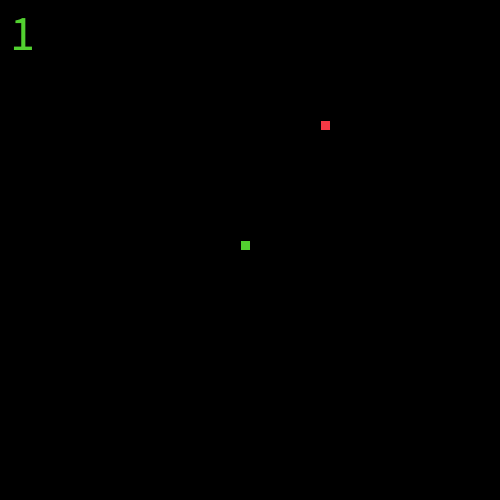
Frame 1 (no input)
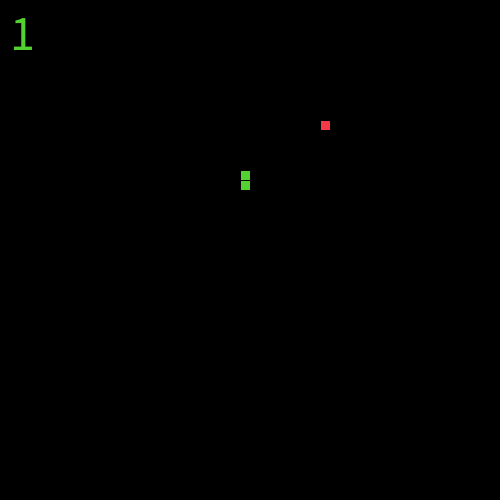
Frame 60 (the mouse pressed at the canvas centre just before this capture)
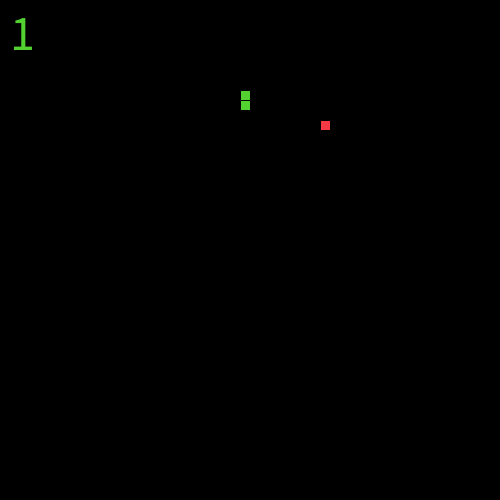
Frame 120 (the mouse held since frame 60 and released just before this capture)

The Processing sketch that drew these frames (run headless with seeded random() and noise(); from frame 60 on, the mouse is pressed at the canvas centre):

// Processing sketch: SnakeRecipe
// ── SnakeRecipe.pde

// 1. Follow the recipe instructions inside the Segment class.

// The Segment class will be used to represent each part of the moving snake.

/*If you ever come back to this program please fix buffered directions!!!! You can reset yourself by hitting two keys at the same time.
*/
class Segment {

  //2. Create x and y member variables to hold the location of each segment.
  int x;
  int y;
  // 3. Add a constructor with parameters to initialize each variable.
  Segment(int x, int y) {
    this.x = x;
    this.y = y;
  }
  // 4. Add getter and setter methods for both the x and y member variables.
  void setX(int x) {
    this.x = x;
  }
  int getX() {
    return x;
  }
  void setY(int y) {
    this.y = y;
  }
  int getY() {
    return y;
  }
}


// 5. Create (but do not initialize) a Segment variable to hold the head of the Snake
Segment head;
// 6. Create and initialize a String to hold the direction of your snake e.g. "up"
String dir = "up";
// 7. Create and initialize a variable to hold how many pieces of food the snake has eaten.
// give it a value of 1 to start.
int food = 1;
// 8. Create and initialize foodX and foodY variables to hold the location of the food.
int foodX = (int) random(50) * 10;
int foodY = (int) random(50) * 10;
// (Hint: use the random method to set both the x and y to random locations within the screen size (500 by 500).)

//int foodX = ((int)random(50)*10);

void setup() {

  // 9. Set the size of your sketch (500 by 500).
  size(500, 500);
  // 10. initialize your head to a new segment.
  head = new Segment(240,240);
  // 11. Use the frameRate(int rate) method to set the rate to 20.
  frameRate(20);
}

Boolean pressedKey;
void draw() {

  background(0);
  //12. Call the manageTail, drawFood, drawSnake, move, and collision methods.
  pressedKey = false;
  manageTail();
  drawFood();
  drawSnake();
  move();
  collision();
  textSize(50);
  text(food,10,50);
}


// 13. Complete the drawFood method below. (Hint: each piece of food should be a 10 by 10 rectangle).

void drawFood() {
  fill(#F53945);
  rect(foodX,foodY,10,10);
}


//14. Draw the snake head (use a 10 by 10 rectangle)

void drawSnake() {
  fill(#52D130);
  rect(head.getX(),head.getY(), 10,10);
  //test your code
}


// 15. Complete the move method below.
void move() {
  // 16. Using a switch statement, make your snake head move by 10 pixels in the correct direction.
  //This is an incomplete switch statement:
  switch(dir) {
  case "up":
    head.setY(head.getY() - 10);
    // move head up here 
    break;
  case "down":
    head.setY(head.getY() + 10);
    // move head down here 
    break;
  case "left":
    head.setX(head.getX() - 10);
   // figure it out 
    break;
  case "right":
    head.setX(head.getX() + 10);
    // mystery code goes here
    break;
  }


  // 17. Call the checkBoundaries method to make sure the snake head doesn't go off the screen.
  checkBoundaries();
}


// 18. Complete the keyPressed method below. Use if statements to set your direction variable depending on what key is pressed.

void keyPressed() {
  
  if(pressedKey == false) {
    if(keyCode == 37 && dir != "right") {
      //left
      dir = "left";
    }else if(keyCode == 38 && dir != "down") {
      //up
      dir = "up";
    }else if(keyCode == 39 && dir != "left") {
      //right
      dir = "right";
    }else if(keyCode == 40 && dir != "up") {
      //down
      dir = "down";
    }
    pressedKey = true;
  }
}



// 19. check if your head is out of bounds (teleport your snake head to the other side).

void checkBoundaries() {
  if(head.getX() > 500 || head.getX() < 0) {
     head.setX(500 - head.getX());
  }
  if(head.getY() > 500 || head.getY() < 0) {
     head.setY(500 - head.getY());
  }
    
}



//20. Make sure that the key for your current direction’s opposite doesn’t work(i.e. If you’re going up, down key shouldn’t work)

// dir != opposite direction

// 21. Complete the missing parts of the collision method below.

void collision() {

  // If the segment is colliding with a piece of food...
     // Increase the amount of food eaten and set foodX and foodY to new random locations.
     if(head.getX() == foodX && head.getY() == foodY) {
       food++;
       foodX = (int) random(50) * 10;
       foodY = (int) random(50) * 10;
     }
}



/**
 
 ** Part 2: making the tail (the rest of the snake)
 
 **/

//  1. Create and initialize an ArrayList of Segments. (This will be your snake tail!)
  ArrayList<Segment> tail = new ArrayList<Segment>();

// 2. Complete the missing parts of the manageTail method below and call it in the draw method.

void manageTail() {

  //Call the drawTail and checkTailCollision methods.
  drawTail();
  checkTailCollision();
  // Add a new Segment to your ArrayList that has the same X and Y as the head of your snake.
  tail.add(new Segment(head.getX(),head.getY()));
  // To keep your tail the right length:
  // while the tail size is greater than the number of food pieces eaten, remove the first Segment in your tail.
  while(tail.size() > food) {
    tail.remove(0);
  }
}

void drawTail() {
    // Draw a 10 by 10 rectangle for each Segment in your snake ArrayList.
    for(Segment under: tail) {
      rect(under.getX(),under.getY(),10,10);
    }
}


// 3. Complete the missing parts of the bodyCollision method below.

void checkTailCollision() {

  // If your head has the same location as one of your segments...
  for(Segment under: tail) {
    if(head.getX() == under.getX() && head.getY() == under.getY()) {
      food = 1;
    }
  }
  // reset your food variable

  //Call this method at the beginning of your manageTail method.
}
